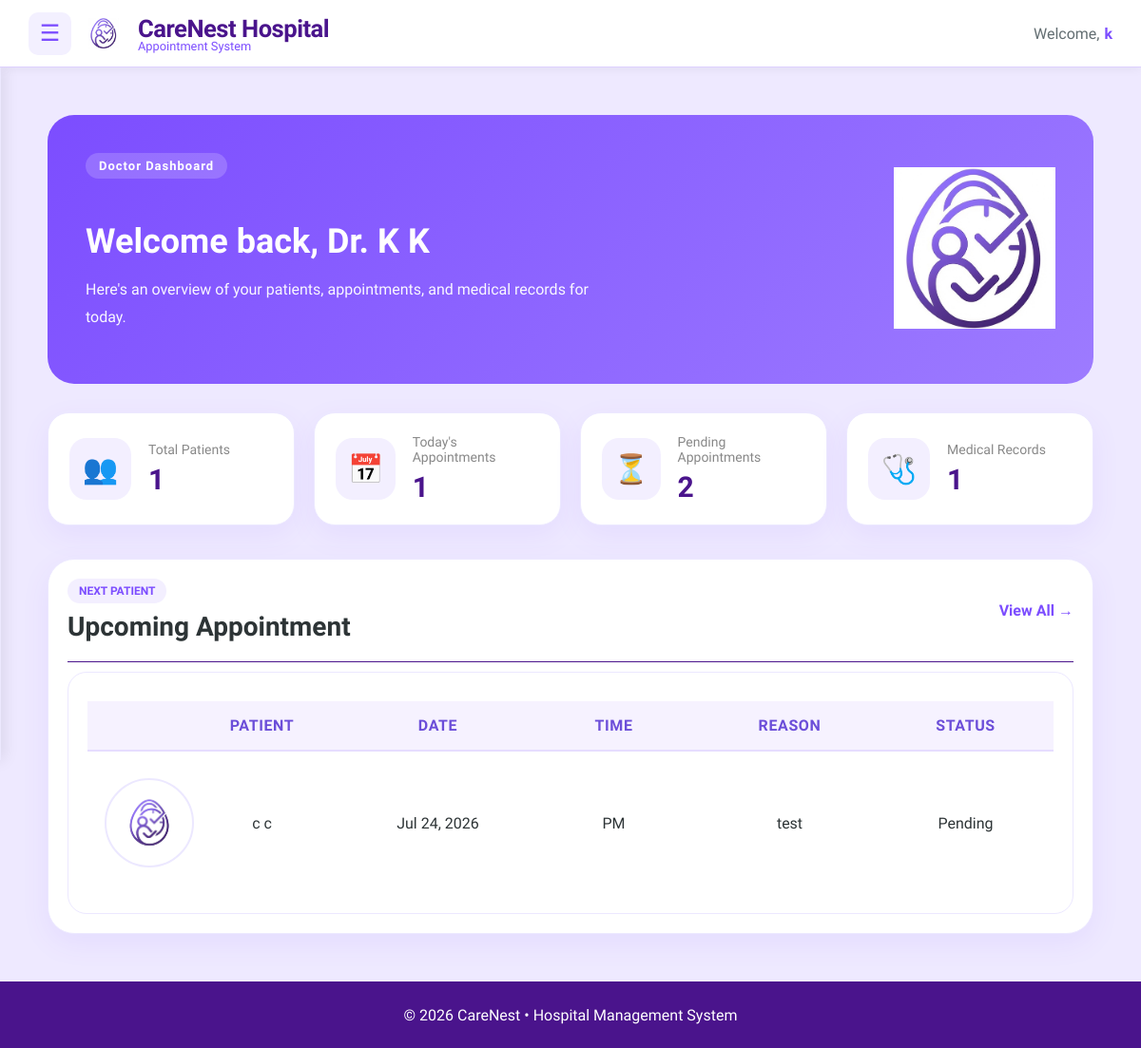
The app's page /doctors/dashboard/ (signed in), older data.
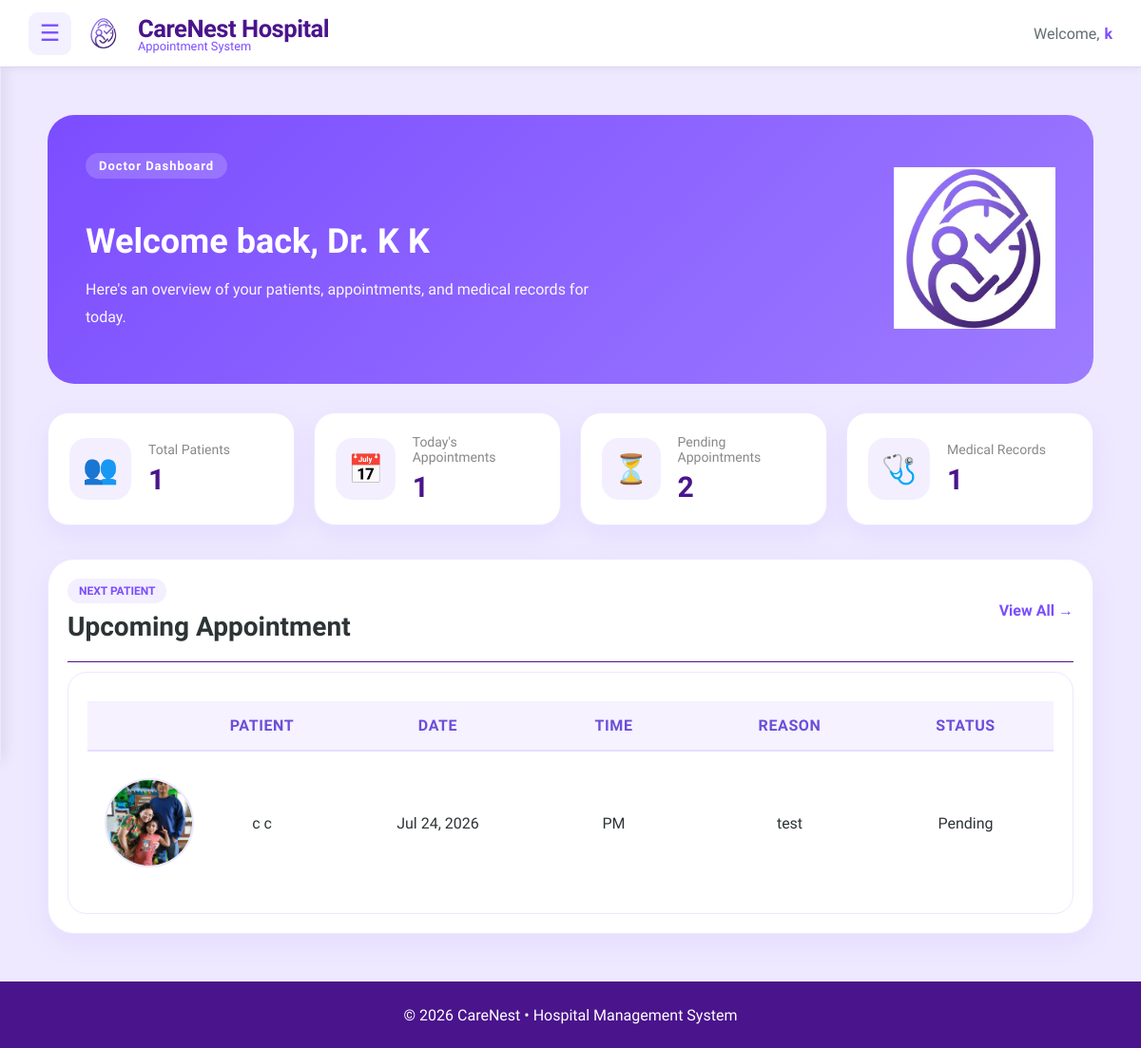
The same page, newer data.
### main/models.py (models this page shows, shortened)
class Appointment(models.Model):
    STATUS_CHOICES = [
        ('Pending', 'Pending'),
        ('Confirmed', 'Confirmed'),
        ('Completed', 'Completed'),
        ('Cancelled', 'Cancelled'),
    ]
    TIME_PERIOD_CHOICES = [
        ('AM', 'AM'),
        ('PM', 'PM'),
    ]
    patient = models.ForeignKey(
        Patient,
        on_delete=models.CASCADE,
        related_name='appointments'
    )
    doctor = models.ForeignKey(
        Doctor,
        on_delete=models.CASCADE,
        related_name='appointments'
    )
    date = models.DateField()
    time_period = models.CharField(
        max_length=2,
        choices=TIME_PERIOD_CHOICES,
        default='AM'
    )
    reason = models.TextField()
    status = models.CharField(
        max_length=15,
        choices=STATUS_CHOICES,
        default='Pending'
    )
    created_at = models.DateTimeField(auto_now_add=True)

class Patient(models.Model):
    SEX_CHOICES = [
        ('Male', 'Male'),
        ('Female', 'Female'),
        ('Other', 'Other'),
    ]
    BLOOD_TYPE_CHOICES = [
        ('A+', 'A+'),
        ('A-', 'A-'),
        ('B+', 'B+'),
        ('B-', 'B-'),
        ('AB+', 'AB+'),
        ('AB-', 'AB-'),
        ('O+', 'O+'),
        ('O-', 'O-'),
        ('Unknown', 'Unknown'),
    ]
    user = models.OneToOneField(
        User,
        on_delete=models.CASCADE,
        related_name='patient_profile'
    )
    first_name = models.CharField(max_length=50, default="Unknown")
    middle_name = models.CharField(max_length=50, blank=True, null=True)
    last_name = models.CharField(max_length=50, default="Unknown")
    date_of_birth = models.DateField()
    sex = models.CharField(
        max_length=10,
        choices=SEX_CHOICES,
        default='Male'
    )
    blood_type = models.CharField(
        max_length=10,
        choices=BLOOD_TYPE_CHOICES,
        default='Unknown'
    )
    height = models.DecimalField(
        max_digits=5,
        decimal_places=2,
        blank=True,
        null=True,
        help_text="Height in centimeters"
    )
    weight = models.DecimalField(
        max_digits=5,
        decimal_places=2,
        blank=True,
        null=True,
        help_text="Weight in kilograms"
    )
    address = models.TextField()
    contact_number = models.CharField(max_length=15)
    profile_picture = models.ImageField(
        upload_to=user_directory_path,
        default='default.jpg',
        blank=True,
        null=True
    )

### main/views.py (the view)
# urls.py: path("doctors/dashboard/", views.doctor_dashboard, name="doctor_dashboard"),
@login_required
def doctor_dashboard(request):
    try:
        doctor = request.user.doctor_profile
    except Doctor.DoesNotExist:
        return redirect("login")
    today = date.today()
    today_appointments = Appointment.objects.filter(
        doctor=doctor,
        date=today
    ).exclude(
        status="Cancelled"
    )
    appointments = Appointment.objects.filter(
        doctor=doctor
    ).order_by(
        "-date"
    )
    total_patient_count = Appointment.objects.filter(
        doctor=doctor
    ).values(
        "patient"
    ).distinct().count()
    pending_appointment_count = Appointment.objects.filter(
        doctor=doctor,
        status="Pending"
    ).count()
    medical_record_count = MedicalRecord.objects.filter(
        doctor=doctor
    ).count()
    upcoming_appointment = Appointment.objects.filter(
        doctor=doctor,
        date__gte=today
    ).exclude(
        status="Cancelled"
    ).order_by(
        "date"
    ).first()
    context = {
        "doctor": doctor,
        "today_appointment_count":
            today_appointments.count(),
        "total_patient_count":
            total_patient_count,
        "pending_appointment_count":
            pending_appointment_count,
        "medical_record_count":
            medical_record_count,
        "upcoming_appointment":
            upcoming_appointment,
        "appointments":
            appointments[:5],
    }
    return render(
        request,
        "doctors/dashboard/doctor_dashboard.html",
        context
    )

### main/templates/doctors/dashboard/doctor_dashboard.html (shortened to what this page needs)
{% extends "includes/dashboard_base.html" %}
{% load static %}
{% block content %}
{% block extra_css %}
<link rel="stylesheet" href="{% static 'css/doctor_dashboard.css' %}">
{% endblock %}
<div class="doctor-dashboard">
    <section class="welcome-section">
        <div class="welcome-content">
            <span class="welcome-tag">
                Doctor Dashboard
            </span>
            <h1>
                Welcome back,
                Dr. {{ doctor.first_name }} {{ doctor.last_name }}
            </h1>
            <p>
                Here's an overview of your patients, appointments, and medical records for today.
            </p>
        </div>
        <div class="welcome-image">
            <img src="{% static 'images/CarenestLOGO.png' %}" alt="CareNest Logo">
        </div>
    </section>
    <section class="summary-cards">
        <div class="summary-card">
            <div class="summary-icon">
                👥
            </div>
            <div class="summary-info">
                <span>Total Patients</span>
                <h2>{{ total_patient_count }}</h2>
            </div>
        </div>
        <div class="summary-card">
            <div class="summary-icon">
                📅
            </div>
            <div class="summary-info">
                <span>Today's Appointments</span>
                <h2>{{ today_appointment_count }}</h2>
            </div>
        </div>
        <div class="summary-card">
            <div class="summary-icon">
                ⏳
            </div>
            <div class="summary-info">
                <span>Pending Appointments</span>
                <h2>{{ pending_appointment_count }}</h2>
            </div>
        </div>
        <div class="summary-card">
            <div class="summary-icon">
                🩺
            </div>
            <div class="summary-info">
                <span>Medical Records</span>
                <h2>{{ medical_record_count }}</h2>
            </div>
        </div>
    </section>
   <section class="appointment-panel">
    <div class="panel-header">
        <div>
            <span class="panel-tag">NEXT PATIENT</span>
            <h2>Upcoming Appointment</h2>
        </div>
        <a href="{% url 'doctor_appointments' %}" class="panel-link">
            View All →
        </a>
    </div>
    {% if upcoming_appointment %}
<div class="appointment-card">
    <table class="appointment-table">
        <thead>
            <tr>
                <th class="photo-col"></th>
                <th>Patient</th>
                <th>Date</th>
                <th>Time</th>
                <th>Reason</th>
                <th>Status</th>
            </tr>
        </thead>
        <tbody>
            <tr>
                <td class="photo-col">
                    {% if upcoming_appointment.patient.profile_picture %}
                        <img src="{{ upcoming_appointment.patient.profile_picture.url }}" alt="Patient">
                    {% else %}
                        <img src="{% static 'images/CarenestLOGO.png' %}" alt="Patient">
                    {% endif %}
                </td>
                <td>
                    {{ upcoming_appointment.patient.first_name }}
                    {{ upcoming_appointment.patient.last_name }}
                </td>
                <td>
                    {{ upcoming_appointment.date|date:"M d, Y" }}
                </td>
                <td>
                    {{ upcoming_appointment.time_period }}
                </td>
                <td>
                    {{ upcoming_appointment.reason }}
                </td>
                <td>
                    <span class="status-badge status-{{ upcoming_appointment.status|lower }}">
                        {{ upcoming_appointment.status }}
                    </span>
                </td>
            </tr>
        </tbody>
    </table>
</div>
    {% endif %}
</section>
</div>
{% endblock %}

Row changes from the older to the newer data that the page shows:
changed through a linked row, Appointment "PM": patient.profile_picture: a different picture
